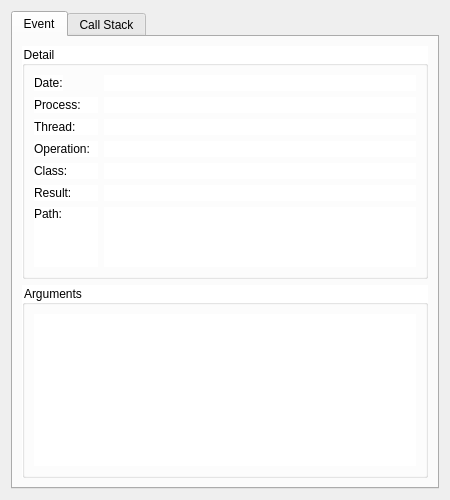
<?xml version="1.0" encoding="UTF-8"?>
<ui version="4.0">
 <class>EventInfoDialog</class>
 <widget class="QDialog" name="EventInfoDialog">
  <property name="geometry">
   <rect>
    <x>0</x>
    <y>0</y>
    <width>450</width>
    <height>500</height>
   </rect>
  </property>
  <property name="minimumSize">
   <size>
    <width>450</width>
    <height>500</height>
   </size>
  </property>
  <property name="windowTitle">
   <string>Event Information</string>
  </property>
  <property name="modal">
   <bool>true</bool>
  </property>
  <layout class="QVBoxLayout" name="verticalLayout">
   <item>
    <widget class="QTabWidget" name="tabWidget">
     <property name="currentIndex">
      <number>0</number>
     </property>
     <widget class="QWidget" name="tab">
      <attribute name="title">
       <string>Event</string>
      </attribute>
      <layout class="QVBoxLayout" name="verticalLayout_3">
       <item>
        <layout class="QVBoxLayout" name="verticalLayout_2" stretch="0,0">
         <item>
          <widget class="QGroupBox" name="groupBox">
           <property name="styleSheet">
            <string notr="true">background:rgb(255, 255, 255)</string>
           </property>
           <property name="title">
            <string>Detail</string>
           </property>
           <property name="flat">
            <bool>false</bool>
           </property>
           <layout class="QVBoxLayout" name="verticalLayout_5">
            <property name="bottomMargin">
             <number>9</number>
            </property>
            <item>
             <layout class="QGridLayout" name="gridLayout">
              <item row="2" column="1">
               <widget class="QLineEdit" name="lineEdit_Thread">
                <property name="sizePolicy">
                 <sizepolicy hsizetype="Preferred" vsizetype="Preferred">
                  <horstretch>0</horstretch>
                  <verstretch>0</verstretch>
                 </sizepolicy>
                </property>
                <property name="styleSheet">
                 <string notr="true">border:none;</string>
                </property>
                <property name="readOnly">
                 <bool>true</bool>
                </property>
               </widget>
              </item>
              <item row="3" column="0">
               <widget class="QLabel" name="label_Operation">
                <property name="sizePolicy">
                 <sizepolicy hsizetype="Fixed" vsizetype="Preferred">
                  <horstretch>0</horstretch>
                  <verstretch>0</verstretch>
                 </sizepolicy>
                </property>
                <property name="minimumSize">
                 <size>
                  <width>64</width>
                  <height>0</height>
                 </size>
                </property>
                <property name="text">
                 <string>Operation:</string>
                </property>
               </widget>
              </item>
              <item row="0" column="1">
               <widget class="QLineEdit" name="lineEdit_Date">
                <property name="sizePolicy">
                 <sizepolicy hsizetype="Preferred" vsizetype="Preferred">
                  <horstretch>0</horstretch>
                  <verstretch>0</verstretch>
                 </sizepolicy>
                </property>
                <property name="styleSheet">
                 <string notr="true">border:none;</string>
                </property>
                <property name="readOnly">
                 <bool>true</bool>
                </property>
               </widget>
              </item>
              <item row="4" column="1">
               <widget class="QLineEdit" name="lineEdit_Class">
                <property name="sizePolicy">
                 <sizepolicy hsizetype="Preferred" vsizetype="Preferred">
                  <horstretch>0</horstretch>
                  <verstretch>0</verstretch>
                 </sizepolicy>
                </property>
                <property name="focusPolicy">
                 <enum>Qt::StrongFocus</enum>
                </property>
                <property name="styleSheet">
                 <string notr="true">border:none;</string>
                </property>
                <property name="readOnly">
                 <bool>true</bool>
                </property>
               </widget>
              </item>
              <item row="3" column="1">
               <widget class="QLineEdit" name="lineEdit_Type">
                <property name="sizePolicy">
                 <sizepolicy hsizetype="Preferred" vsizetype="Preferred">
                  <horstretch>0</horstretch>
                  <verstretch>0</verstretch>
                 </sizepolicy>
                </property>
                <property name="styleSheet">
                 <string notr="true">border:none;</string>
                </property>
                <property name="readOnly">
                 <bool>true</bool>
                </property>
               </widget>
              </item>
              <item row="6" column="0">
               <widget class="QLabel" name="label_Path">
                <property name="sizePolicy">
                 <sizepolicy hsizetype="Fixed" vsizetype="Preferred">
                  <horstretch>0</horstretch>
                  <verstretch>0</verstretch>
                 </sizepolicy>
                </property>
                <property name="minimumSize">
                 <size>
                  <width>64</width>
                  <height>0</height>
                 </size>
                </property>
                <property name="text">
                 <string>Path:</string>
                </property>
                <property name="alignment">
                 <set>Qt::AlignLeading|Qt::AlignLeft|Qt::AlignTop</set>
                </property>
               </widget>
              </item>
              <item row="1" column="0">
               <widget class="QLabel" name="label_Process">
                <property name="sizePolicy">
                 <sizepolicy hsizetype="Fixed" vsizetype="Preferred">
                  <horstretch>0</horstretch>
                  <verstretch>0</verstretch>
                 </sizepolicy>
                </property>
                <property name="minimumSize">
                 <size>
                  <width>64</width>
                  <height>0</height>
                 </size>
                </property>
                <property name="text">
                 <string>Process:</string>
                </property>
               </widget>
              </item>
              <item row="0" column="0">
               <widget class="QLabel" name="label_Date">
                <property name="sizePolicy">
                 <sizepolicy hsizetype="Fixed" vsizetype="Preferred">
                  <horstretch>0</horstretch>
                  <verstretch>0</verstretch>
                 </sizepolicy>
                </property>
                <property name="text">
                 <string>Date:</string>
                </property>
               </widget>
              </item>
              <item row="2" column="0">
               <widget class="QLabel" name="label_Thread">
                <property name="sizePolicy">
                 <sizepolicy hsizetype="Fixed" vsizetype="Preferred">
                  <horstretch>0</horstretch>
                  <verstretch>0</verstretch>
                 </sizepolicy>
                </property>
                <property name="minimumSize">
                 <size>
                  <width>64</width>
                  <height>0</height>
                 </size>
                </property>
                <property name="text">
                 <string>Thread:</string>
                </property>
               </widget>
              </item>
              <item row="4" column="0">
               <widget class="QLabel" name="label_Class">
                <property name="sizePolicy">
                 <sizepolicy hsizetype="Fixed" vsizetype="Preferred">
                  <horstretch>0</horstretch>
                  <verstretch>0</verstretch>
                 </sizepolicy>
                </property>
                <property name="minimumSize">
                 <size>
                  <width>64</width>
                  <height>0</height>
                 </size>
                </property>
                <property name="text">
                 <string>Class:</string>
                </property>
               </widget>
              </item>
              <item row="5" column="0">
               <widget class="QLabel" name="label_Result">
                <property name="sizePolicy">
                 <sizepolicy hsizetype="Fixed" vsizetype="Preferred">
                  <horstretch>0</horstretch>
                  <verstretch>0</verstretch>
                 </sizepolicy>
                </property>
                <property name="minimumSize">
                 <size>
                  <width>64</width>
                  <height>0</height>
                 </size>
                </property>
                <property name="text">
                 <string>Result:</string>
                </property>
               </widget>
              </item>
              <item row="1" column="1">
               <widget class="ClickableLineEdit" name="lineEdit_Process">
                <property name="sizePolicy">
                 <sizepolicy hsizetype="Preferred" vsizetype="Preferred">
                  <horstretch>0</horstretch>
                  <verstretch>0</verstretch>
                 </sizepolicy>
                </property>
                <property name="toolTip">
                 <string>Click to check the detail...</string>
                </property>
                <property name="styleSheet">
                 <string notr="true">border:none;</string>
                </property>
                <property name="readOnly">
                 <bool>true</bool>
                </property>
               </widget>
              </item>
              <item row="6" column="1">
               <widget class="QTextEdit" name="textEdit_Path">
                <property name="sizePolicy">
                 <sizepolicy hsizetype="Expanding" vsizetype="Preferred">
                  <horstretch>0</horstretch>
                  <verstretch>0</verstretch>
                 </sizepolicy>
                </property>
                <property name="minimumSize">
                 <size>
                  <width>0</width>
                  <height>0</height>
                 </size>
                </property>
                <property name="maximumSize">
                 <size>
                  <width>16777215</width>
                  <height>60</height>
                 </size>
                </property>
                <property name="mouseTracking">
                 <bool>true</bool>
                </property>
                <property name="styleSheet">
                 <string notr="true">border:none;</string>
                </property>
                <property name="horizontalScrollBarPolicy">
                 <enum>Qt::ScrollBarAlwaysOff</enum>
                </property>
                <property name="sizeAdjustPolicy">
                 <enum>QAbstractScrollArea::AdjustToContents</enum>
                </property>
                <property name="undoRedoEnabled">
                 <bool>false</bool>
                </property>
                <property name="readOnly">
                 <bool>true</bool>
                </property>
                <property name="acceptRichText">
                 <bool>true</bool>
                </property>
               </widget>
              </item>
              <item row="5" column="1">
               <widget class="QLineEdit" name="lineEdit_Result">
                <property name="sizePolicy">
                 <sizepolicy hsizetype="Preferred" vsizetype="Preferred">
                  <horstretch>0</horstretch>
                  <verstretch>0</verstretch>
                 </sizepolicy>
                </property>
                <property name="focusPolicy">
                 <enum>Qt::StrongFocus</enum>
                </property>
                <property name="styleSheet">
                 <string notr="true">border:none;</string>
                </property>
                <property name="readOnly">
                 <bool>true</bool>
                </property>
               </widget>
              </item>
             </layout>
            </item>
           </layout>
          </widget>
         </item>
         <item>
          <widget class="QGroupBox" name="groupBox_2">
           <property name="sizePolicy">
            <sizepolicy hsizetype="Preferred" vsizetype="Preferred">
             <horstretch>0</horstretch>
             <verstretch>0</verstretch>
            </sizepolicy>
           </property>
           <property name="styleSheet">
            <string notr="true">background:rgb(255, 255, 255)</string>
           </property>
           <property name="title">
            <string>Arguments</string>
           </property>
           <layout class="QVBoxLayout" name="verticalLayout_4">
            <item>
             <widget class="QTextEdit" name="textEdit_Arguments">
              <property name="styleSheet">
               <string notr="true">border:none;</string>
              </property>
              <property name="undoRedoEnabled">
               <bool>false</bool>
              </property>
              <property name="readOnly">
               <bool>true</bool>
              </property>
             </widget>
            </item>
           </layout>
          </widget>
         </item>
        </layout>
       </item>
      </layout>
     </widget>
     <widget class="QWidget" name="tab_2">
      <attribute name="title">
       <string>Call Stack</string>
      </attribute>
      <layout class="QVBoxLayout" name="verticalLayout_6">
       <item>
        <widget class="QTableView" name="tableView_CallStack">
         <property name="selectionMode">
          <enum>QAbstractItemView::SingleSelection</enum>
         </property>
         <property name="selectionBehavior">
          <enum>QAbstractItemView::SelectRows</enum>
         </property>
         <property name="verticalScrollMode">
          <enum>QAbstractItemView::ScrollPerItem</enum>
         </property>
         <property name="horizontalScrollMode">
          <enum>QAbstractItemView::ScrollPerPixel</enum>
         </property>
        </widget>
       </item>
       <item>
        <widget class="QLabel" name="label_LoadingSymbol">
         <property name="text">
          <string/>
         </property>
         <property name="textFormat">
          <enum>Qt::PlainText</enum>
         </property>
        </widget>
       </item>
      </layout>
     </widget>
    </widget>
   </item>
  </layout>
 </widget>
 <customwidgets>
  <customwidget>
   <class>ClickableLineEdit</class>
   <extends>QLineEdit</extends>
   <header>clickablelineedit.h</header>
  </customwidget>
 </customwidgets>
 <resources/>
 <connections/>
</ui>
